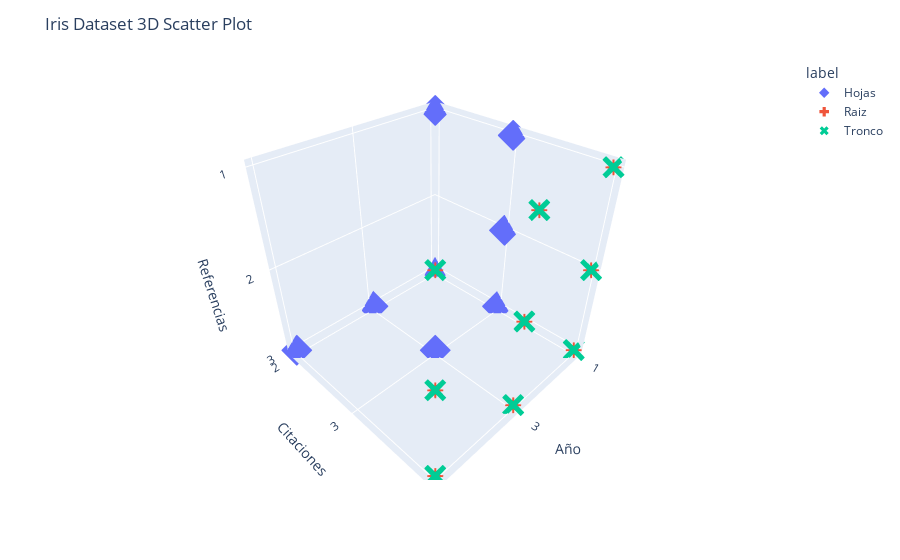

The notebook cell this image was saved under:
### Code cell
fig = px.scatter_3d(DF, x='PY-norm', y='TC-norm', z='CR-norm',
                    color='label', symbol='label', size_max=10,
                    symbol_map={'Raiz': 'cross', 'Tronco': 'x', 'Hojas': 'diamond'})
fig.update_layout(title='Iris Dataset 3D Scatter Plot', scene=dict(xaxis_title='Año',
                                                                  yaxis_title='Citaciones',
                                                                  zaxis_title='Referencias'))
fig.show()

### Figure 1 — Plotly figure (JSON) as saved in the notebook; plotly's stock layout.template omitted (floating-point values rounded to 4 significant figures; data arrays with more than 128 entries replaced by an {"elided": "..."} marker saying what was removed)
{"data": [{"hovertemplate": "label=Hojas<br>PY-norm=%{x}<br>TC-norm=%{y}<br>CR-norm=%{z}<extra></extra>", "legendgroup": "Hojas", "marker": {"color": "#636efa", "symbol": "diamond"}, "mode": "markers", "name": "Hojas", "scene": "scene", "showlegend": true, "type": "scatter3d", "x": ["1", "1", "3", "1", "1", "1", "1", "1", "1", "1", "1", "1", "1", "1", "1", "1", "1", "1", "3", "1", "2", "1", "1"], "y": ["2", "3", "3", "3", "3", "3", "3", "3", "3", "3", "3", "3", "3", "3", "3", "3", "2", "2", "2", "2", "2", "2", "2"], "z": ["3", "3", "3", "3", "3", "3", "2", "1", "3", "3", "3", "2", "3", "2", "3", "3", "1", "3", "3", "3", "3", "3", "3"]}, {"hovertemplate": "label=Raiz<br>PY-norm=%{x}<br>TC-norm=%{y}<br>CR-norm=%{z}<extra></extra>", "legendgroup": "Raiz", "marker": {"color": "#EF553B", "symbol": "cross"}, "mode": "markers", "name": "Raiz", "scene": "scene", "showlegend": true, "type": "scatter3d", "x": {"elided": "545 str values"}, "y": {"elided": "545 str values"}, "z": {"elided": "545 str values"}}, {"hovertemplate": "label=Tronco<br>PY-norm=%{x}<br>TC-norm=%{y}<br>CR-norm=%{z}<extra></extra>", "legendgroup": "Tronco", "marker": {"color": "#00cc96", "symbol": "x"}, "mode": "markers", "name": "Tronco", "scene": "scene", "showlegend": true, "type": "scatter3d", "x": {"elided": "500 str values"}, "y": {"elided": "500 str values"}, "z": {"elided": "500 str values"}}], "layout": {"legend": {"title": {"text": "label"}, "tracegroupgap": 0}, "margin": {"t": 60}, "scene": {"domain": {"x": [0, 1], "y": [0, 1]}, "xaxis": {"title": {"text": "Año"}}, "yaxis": {"title": {"text": "Citaciones"}}, "zaxis": {"title": {"text": "Referencias"}}}, "title": {"text": "Iris Dataset 3D Scatter Plot"}}}
